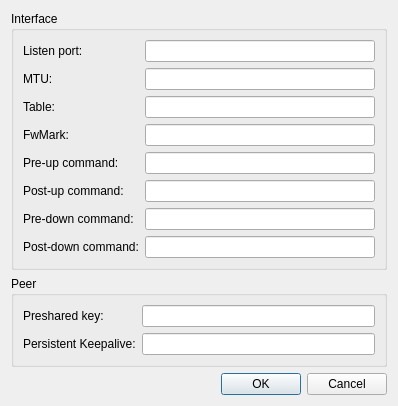
<?xml version="1.0" encoding="UTF-8"?>
<ui version="4.0">
 <class>WireGuardAdvancedWidget</class>
 <widget class="QWidget" name="WireGuardAdvancedWidget">
  <property name="geometry">
   <rect>
    <x>0</x>
    <y>0</y>
    <width>398</width>
    <height>380</height>
   </rect>
  </property>
  <property name="windowTitle">
   <string>WireGuard Advanced</string>
  </property>
  <layout class="QVBoxLayout" name="verticalLayout_2">
   <item>
    <widget class="QGroupBox" name="groupBox">
     <property name="title">
      <string>Interface</string>
     </property>
     <layout class="QFormLayout" name="formLayout_1">
      <item row="0" column="0">
       <widget class="QLabel" name="listenPortLabel">
        <property name="text">
         <string>Listen port:</string>
        </property>
       </widget>
      </item>
      <item row="0" column="1">
       <widget class="QLineEdit" name="listenPortLineEdit">
        <property name="toolTip">
         <string>Listen port number. Chosen randomly if left as 'Automatic'.</string>
        </property>
       </widget>
      </item>
      <item row="1" column="0">
       <widget class="QLabel" name="mTULabel">
        <property name="text">
         <string>MTU:</string>
        </property>
       </widget>
      </item>
      <item row="1" column="1">
       <widget class="QLineEdit" name="mtuLineEdit">
        <property name="toolTip">
         <string>Optional.
If not specified, the MTU is automatically determined
from the endpoint addresses or the system default route,
which is usually a sane choice. However, to manually
specify an MTU and to override this automatic discovery,
this value may be specified explicitly.</string>
        </property>
       </widget>
      </item>
      <item row="2" column="0">
       <widget class="QLabel" name="tableLabel">
        <property name="text">
         <string>Table:</string>
        </property>
       </widget>
      </item>
      <item row="2" column="1">
       <widget class="QLineEdit" name="tableLineEdit">
        <property name="toolTip">
         <string>Controls the routing table to which routes are added. 
There are two special values: `off' disables the 
creation of routes altogether, and `auto' (the default) 
adds routes to the default table and enables special 
handling of default routes</string>
        </property>
       </widget>
      </item>
      <item row="3" column="0">
       <widget class="QLabel" name="fwMarkLabel">
        <property name="text">
         <string>FwMark:</string>
        </property>
       </widget>
      </item>
      <item row="3" column="1">
       <widget class="QLineEdit" name="fwMarkLineEdit">
        <property name="toolTip">
         <string>Optional.
An fwmark for outgoing packets. If set to 0 or 'off', this
option is disabled. May be specified in hexadecimal by
prepending '0x'.</string>
        </property>
       </widget>
      </item>
      <item row="4" column="0">
       <widget class="QLabel" name="preUpLabel">
        <property name="text">
         <string>Pre-up command:</string>
        </property>
       </widget>
      </item>
      <item row="4" column="1">
       <widget class="QLineEdit" name="preUpLineEdit">
        <property name="toolTip">
         <string>Optional.
Script snippet which will be executed by bash(1)
before setting up the interface. Most commonly used
to configure custom DNS options or firewall rules.
The special string `%i' is expanded to INTERFACE.</string>
        </property>
       </widget>
      </item>
      <item row="5" column="0">
       <widget class="QLabel" name="postUpLabel">
        <property name="text">
         <string>Post-up command:</string>
        </property>
       </widget>
      </item>
      <item row="5" column="1">
       <widget class="QLineEdit" name="postUpLineEdit">
        <property name="toolTip">
         <string>Optional.
Script snippet which will be executed by bash(1)
after setting up the interface. Most commonly used
to configure custom DNS options or firewall rules.
The special string `%i' is expanded to INTERFACE.</string>
        </property>
       </widget>
      </item>
      <item row="6" column="0">
       <widget class="QLabel" name="preDownLabel">
        <property name="text">
         <string>Pre-down command:</string>
        </property>
       </widget>
      </item>
      <item row="6" column="1">
       <widget class="QLineEdit" name="preDownLineEdit">
        <property name="toolTip">
         <string>Optional.
Script snippet which will be executed by bash(1)
before tearing down the interface. Most commonly used
to configure custom DNS options or firewall rules.
The special string `%i' is expanded to INTERFACE.</string>
        </property>
       </widget>
      </item>
      <item row="7" column="0">
       <widget class="QLabel" name="postDownLabel">
        <property name="text">
         <string>Post-down command:</string>
        </property>
       </widget>
      </item>
      <item row="7" column="1">
       <widget class="QLineEdit" name="postDownLineEdit">
        <property name="toolTip">
         <string>Optional.
Script snippet which will be executed by bash(1)
after tearing down the interface. Most commonly used
to configure custom DNS options or firewall rules.
The special string `%i' is expanded to INTERFACE.</string>
        </property>
       </widget>
      </item>
     </layout>
    </widget>
   </item>
   <item>
    <widget class="QGroupBox" name="groupBox_2">
     <property name="title">
      <string>Peer</string>
     </property>
     <layout class="QFormLayout" name="formLayout">
      <item row="0" column="0">
       <widget class="QLabel" name="presharedKeyLabel">
        <property name="text">
         <string>Preshared key:</string>
        </property>
       </widget>
      </item>
      <item row="0" column="1">
       <widget class="PasswordField" name="presharedKeyLineEdit">
        <property name="toolTip">
         <string>Optional.
A base64 preshared key generated by wg genpsk.
This option adds an additional layer of symmetric-key
cryptography to be mixed into the already existing
public-key cryptography, for post-quantum resistance.</string>
        </property>
       </widget>
      </item>
      <item row="1" column="0">
       <widget class="QLabel" name="persistentKeepaliveLabel">
        <property name="text">
         <string>Persistent Keepalive:</string>
        </property>
       </widget>
      </item>
      <item row="1" column="1">
       <widget class="QLineEdit" name="persistentKeepaliveLineEdit">
        <property name="toolTip">
         <string>Optional.
A seconds interval, between 1 and 65535 inclusive, of
how often to send an authenticated empty packet to
the peer for the purpose of keeping a stateful firewall
or NAT mapping valid persistently. For example, if the
interface very rarely sends traffic, but it might at
anytime receive traffic from a peer, and it is behind
NAT, the interface might benefit from having a
persistent keepalive interval of 25 seconds. If set to
0 or "off", this option is disabled. By default or
when unspecified, this option is off. Most users will not
need this.</string>
        </property>
       </widget>
      </item>
     </layout>
    </widget>
   </item>
   <item>
    <widget class="QDialogButtonBox" name="buttonBox">
     <property name="standardButtons">
      <set>QDialogButtonBox::Cancel|QDialogButtonBox::Ok</set>
     </property>
    </widget>
   </item>
   <item>
    <layout class="QHBoxLayout" name="horizontalLayout_2"/>
   </item>
   <item>
    <spacer name="verticalSpacer">
     <property name="orientation">
      <enum>Qt::Vertical</enum>
     </property>
     <property name="sizeHint" stdset="0">
      <size>
       <width>20</width>
       <height>40</height>
      </size>
     </property>
    </spacer>
   </item>
  </layout>
 </widget>
 <customwidgets>
  <customwidget>
   <class>PasswordField</class>
   <extends>QLineEdit</extends>
   <header location="global">passwordfield.h</header>
  </customwidget>
 </customwidgets>
 <resources/>
 <connections/>
</ui>
